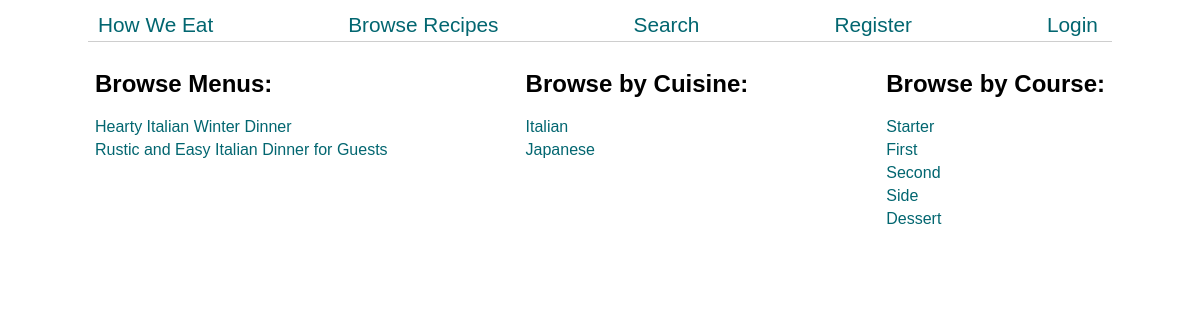
Screenshot of /browse with the database file from the repository.
### cooking/models.py (models this page shows)
class Menu(models.Model):
    creator = models.ForeignKey(User, on_delete=models.CASCADE)
    title = models.CharField(max_length=100)
    starter = models.ForeignKey(RecipeItem, on_delete=models.SET_NULL, blank=True, null=True, related_name='starter_recipe')
    first = models.ForeignKey(RecipeItem, on_delete=models.SET_NULL, blank=True, null=True, related_name='first_recipe')
    second = models.ForeignKey(RecipeItem, on_delete=models.SET_NULL, blank=True, null=True, related_name='second_recipe')
    side1 = models.ForeignKey(RecipeItem, on_delete=models.SET_NULL, blank=True, null=True, related_name='side1_recipe')
    side2 = models.ForeignKey(RecipeItem, on_delete=models.SET_NULL, blank=True, null=True, related_name='side2_recipe')
    side3 = models.ForeignKey(RecipeItem, on_delete=models.SET_NULL, blank=True, null=True, related_name='side3_recipe')
    dessert = models.ForeignKey(RecipeItem, on_delete=models.SET_NULL, blank=True, null=True, related_name='dessert_recipe')
    def __str__(self):
        return self.title

### cooking/views.py (the view)
# urls.py: path('browse', views.browse_recipes, name="browse"),
def browse_recipes(request):
    menus = Menu.objects.all()
    cuisines = set(RecipeItem.objects.values_list('cuisine', flat=True))
    return render(request, 'cooking/browse.html', {
        "menus": menus,
        "cuisines": cuisines,
    })

### cooking/templates/cooking/browse.html (shortened to what this page needs)
{% extends "cooking/layout.html" %}
{% load static %}
{% block body %}
<div class="browse-body">
    <div class="browse-container">
        {% if menus %}
        <div class="browse-category">
                <h2>Browse Menus:</h2>
                {% for menu in menus %}
                    <a href="{% url 'menu' menu.title|slugify %}">{{ menu }}</a>
                {% endfor %}
        </div>
        <div class="browse-category">
            <h2>Browse by Cuisine:</h2>
            {% for cuisine in cuisines %}
                <a href="{% url 'cuisine' cuisine|slugify %}">{{ cuisine }}</a>
            {% endfor %}
        </div>
        <div class="browse-category">
            <h2>Browse by Course:</h2>
                <a href="{% url 'course' 'starter' %}">Starter</a>
                <a href="{% url 'course' 'first' %}">First</a>
                <a href="{% url 'course' 'second' %}">Second</a>
                <a href="{% url 'course' 'side' %}">Side</a>
                <a href="{% url 'course' 'dessert' %}">Dessert</a>
        </div>
        {% endif %}
    </div>
</div>
{% endblock %}

### cooking/static/cooking/styles.css (style rules this page uses)
body { font-family: Arial, Helvetica, sans-serif; margin: 0; padding: 0; min-width: 400px; }
a { text-decoration: none; }
a:link, a:visited { color: #026670; }
.browse-body { max-width: 1024px; margin: auto; }
.browse-container { display: flex; flex-wrap: wrap; justify-content: space-between; padding: 0 7px; }
.browse-category a { display: block; margin-top: 5px; }
.browse-body div a { margin-top: 5px; }

### rows the page displays
Menu: title "Hearty Italian Winter Dinner"
Menu: title "Rustic and Easy Italian Dinner for Guests"

### other values shown
{{ cuisine }} "Italian" "Japanese"
